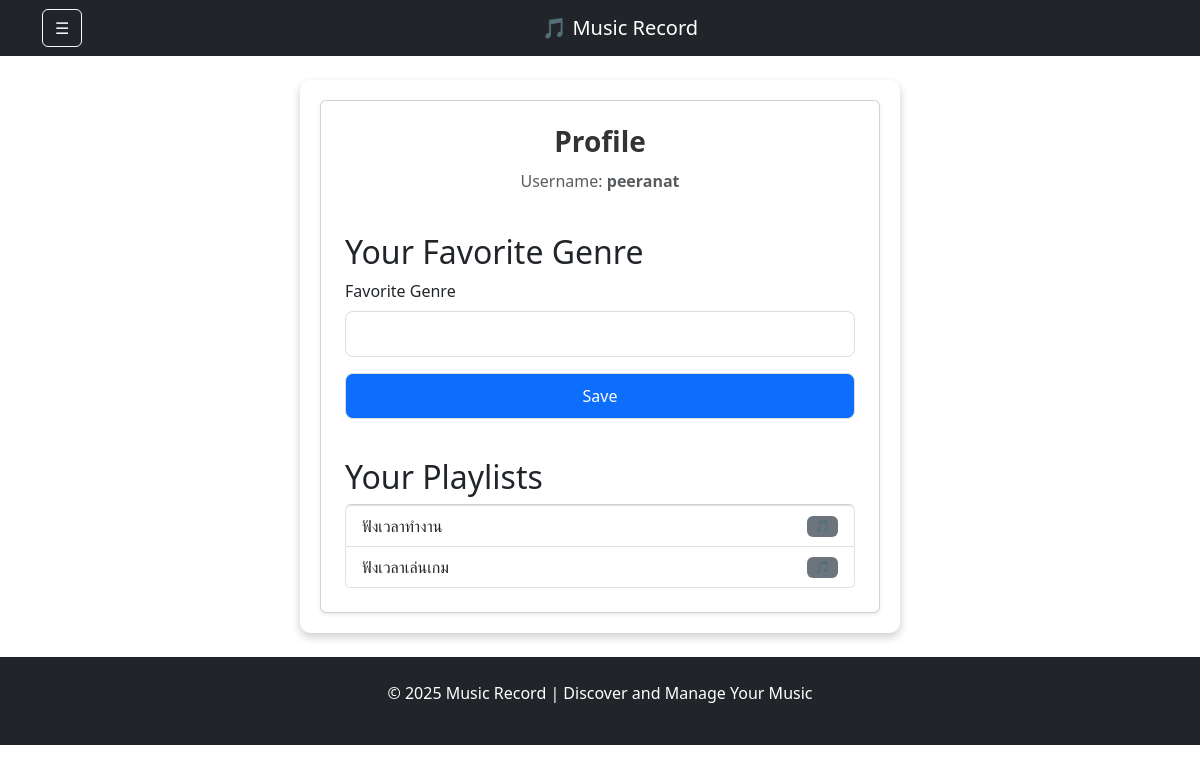
The page /update_favorite_genre (signed in) on the database its author committed.
### app/models.py (models this page shows)
class User(db.Model, UserMixin):
    id = db.Column(db.Integer, primary_key=True)
    username = db.Column(db.String(50), unique=True, nullable=False)
    password = db.Column(db.String(100), nullable=False)
    favorite_genre = db.Column(db.String(50))  # เพิ่มฟิลด์แนวเพลงที่ชอบ
    playlists = db.relationship('Playlist', backref='user', lazy=True)

class Playlist(db.Model):
    id = db.Column(db.Integer, primary_key=True)
    name = db.Column(db.String(100), nullable=False)
    user_id = db.Column(db.Integer, db.ForeignKey('user.id'), nullable=False)
    songs = db.relationship('Song', secondary=playlist_song, back_populates='playlists')

### app/routes.py (the view)
@auth_routes.route('/update_favorite_genre', methods=['GET', 'POST'])
@login_required
def update_favorite_genre():
    form = FavoriteGenreForm()
    if form.validate_on_submit():
        current_user.favorite_genre = form.favorite_genre.data
        db.session.commit()
        flash('Favorite genre updated!', 'success')
        return redirect(url_for('auth.profile'))
    return render_template('profile.html', form=form)

### app/forms.py
class FavoriteGenreForm(FlaskForm):
    favorite_genre = StringField('Favorite Genre', validators=[DataRequired()])
    submit = SubmitField('Save')

### app/models.py (called while the page is built)
@login_manager.user_loader
def load_user(user_id):
    return User.query.get(int(user_id))

### app/templates/profile.html (shortened to what this page needs)
{% extends "base.html" %}
{% block content %}
<div class="profile-container">
    <div class="card shadow-sm p-4">
        <h1 class="text-center"><strong>Profile</strong></h1>
        <p class="text-muted text-center">Username: <strong>{{ current_user.username }}</strong></p>
        <h2 class="mt-4">Your Favorite Genre</h2>
        <form method="POST" action="{{ url_for('auth.update_favorite_genre') }}">
            <div class="form-group">
                {{ form.favorite_genre.label(class="form-label") }}
                {{ form.favorite_genre(class="form-control") }}
            </div>
            <div class="form-group mt-3">
                {{ form.submit(class="btn btn-primary btn-lg w-100") }}
            </div>
        </form>
        <h2 class="mt-4">Your Playlists</h2>
        <ul class="list-group">
            {% for playlist in current_user.playlists %}
            <li class="list-group-item d-flex justify-content-between align-items-center">
                {{ playlist.name }}
                <span class="badge bg-secondary">🎵</span>
            </li>
            {% endfor %}
        </ul>
    </div>
</div>
{% endblock %}

### app/static/css/styles.css (style rules this page uses)
.profile-container { max-width: 600px; margin: 0 auto; background: #fff; padding: 20px; border-radius: 10px; box-shadow: 0 4px 10px rgba(0, 0, 0, 0.2); }
.profile-container h1 { font-size: 28px; color: #333; margin-bottom: 10px; }
.profile-container input { width: 100%; padding: 10px; border: 1px solid #ddd; border-radius: 8px; margin-bottom: 15px; font-size: 16px; }

### rows shown on the page
User: username "peeranat"
Playlist: name "ฟังเวลาทำงาน"
Playlist: name "ฟังเวลาเล่นเกม"
